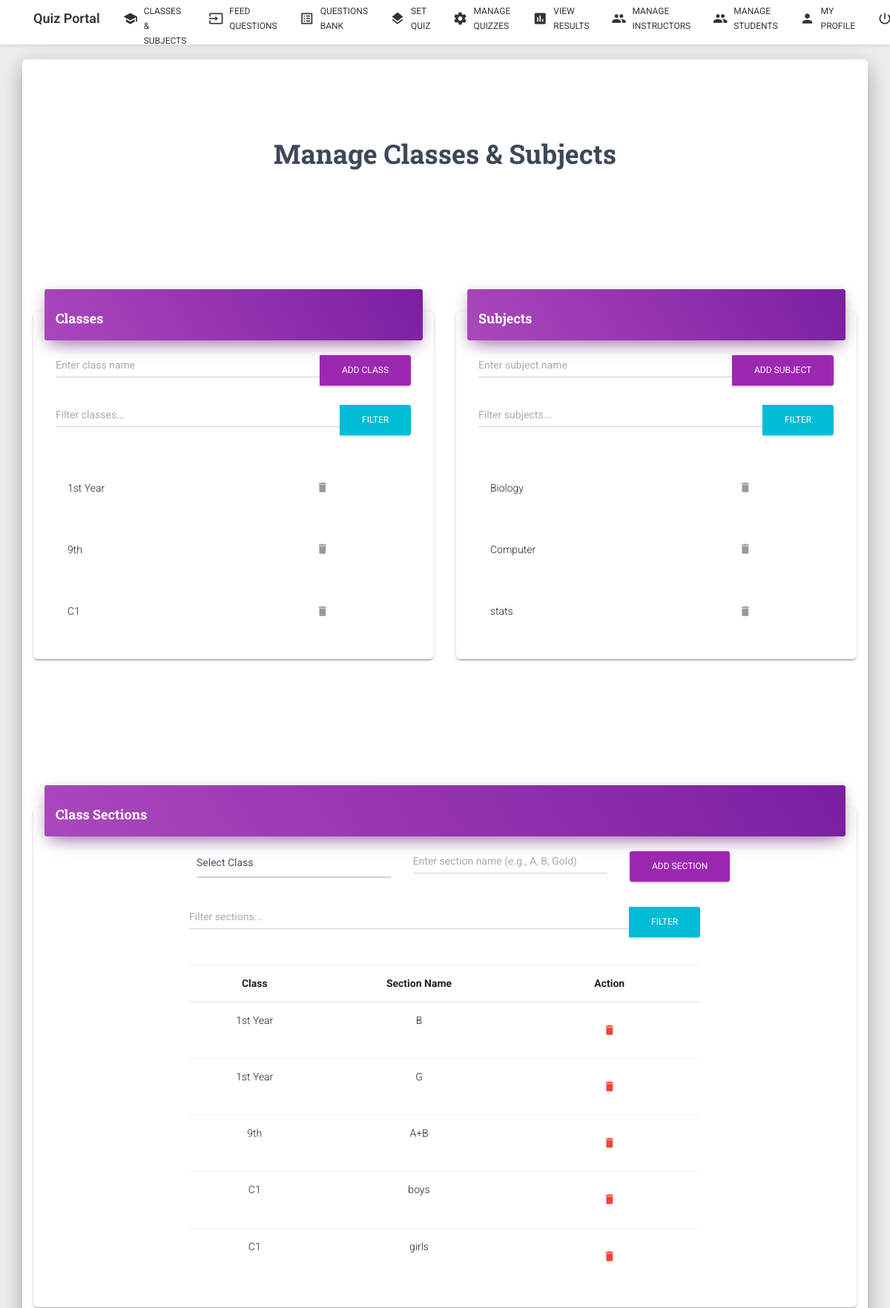
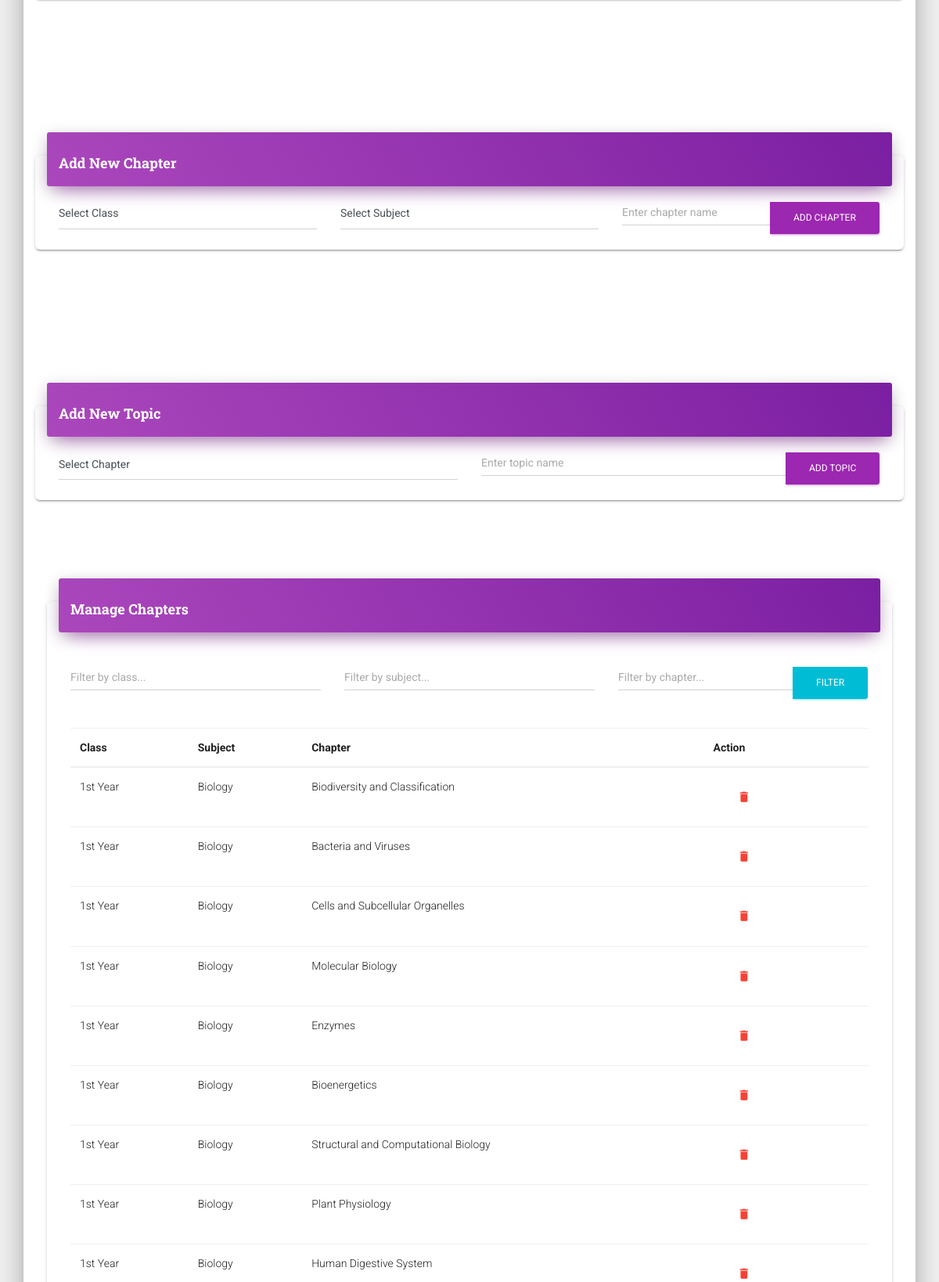
Screenshot of /code/manage_classes_subjects.php (signed in, upper part) with the database file from the repository (2 pictures, top to bottom).
### tables this page shows
CREATE TABLE `classes` (
  `class_id` int(11) NOT NULL,
  `class_name` varchar(255) NOT NULL,
  `instructor_email` varchar(50) NOT NULL,
  `created_at` timestamp NOT NULL DEFAULT current_timestamp(),
  `updated_at` timestamp NOT NULL DEFAULT current_timestamp() ON UPDATE current_timestamp()
);

CREATE TABLE `subjects` (
  `subject_id` int(11) NOT NULL,
  `subject_name` varchar(255) NOT NULL
);

CREATE TABLE `class_sections` (
  `id` int(11) NOT NULL,
  `class_id` int(11) NOT NULL,
  `section_name` varchar(50) NOT NULL,
  `created_at` timestamp NOT NULL DEFAULT current_timestamp(),
  `updated_at` timestamp NOT NULL DEFAULT current_timestamp() ON UPDATE current_timestamp()
);

CREATE TABLE `chapters` (
  `chapter_id` int(11) NOT NULL,
  `class_id` int(11) NOT NULL,
  `subject_id` int(11) NOT NULL,
  `chapter_name` varchar(255) NOT NULL,
  `chapter_number` int(11) NOT NULL,
  `description` text DEFAULT NULL,
  `learning_objectives` text DEFAULT NULL,
  `status` enum('active','inactive','draft') NOT NULL DEFAULT 'active',
  `difficulty_level` enum('beginner','intermediate','advanced') DEFAULT 'intermediate',
  `estimated_hours` int(11) DEFAULT NULL,
  `prerequisites` text DEFAULT NULL,
  `created_at` timestamp NOT NULL DEFAULT current_timestamp(),
  `updated_at` timestamp NOT NULL DEFAULT current_timestamp() ON UPDATE current_timestamp()
);

### code/manage_classes_subjects.php (the view, shortened to what the rows shown need)
<?php
include "database.php";
$items_per_page = 10;
$current_page = isset($_GET['page']) ? (int)$_GET['page'] : 1;
$class_filter = isset($_GET['class_filter']) ? $_GET['class_filter'] : '';
$subject_filter = isset($_GET['subject_filter']) ? $_GET['subject_filter'] : '';
$classes = [];
$class_search = "%" . $class_filter . "%";
$offset_classes = ($current_page - 1) * $items_per_page;
$sql_classes = "SELECT * FROM classes WHERE class_name LIKE ? ORDER BY class_name LIMIT ?, ?";
$stmt = $conn->prepare($sql_classes);
$stmt->bind_param("sii", $class_search, $offset_classes, $items_per_page);
$stmt->execute();
$result_classes = $stmt->get_result();
if ($result_classes) {
    while ($row = $result_classes->fetch_assoc()) {
        $classes[] = $row;
    }
}
$subjects = [];
$subject_search = "%" . $subject_filter . "%";
$offset_subjects = ($current_page - 1) * $items_per_page;
$sql_subjects = "SELECT * FROM subjects WHERE subject_name LIKE ? ORDER BY subject_name LIMIT ?, ?";
$stmt = $conn->prepare($sql_subjects);
$stmt->bind_param("sii", $subject_search, $offset_subjects, $items_per_page);
$stmt->execute();
$result_subjects = $stmt->get_result();
if ($result_subjects) {
    while ($row = $result_subjects->fetch_assoc()) {
        $subjects[] = $row;
    }
}
$chapters = [];
$params = [];
$types = "";
$sql_base = "SELECT c.chapter_id as id, c.chapter_name, c.chapter_number, cl.class_name, s.subject_name
             FROM chapters c
             JOIN classes cl ON c.class_id = cl.class_id
             JOIN subjects s ON c.subject_id = s.subject_id
             WHERE 1=1";
$offset_chapters = ($current_page - 1) * $items_per_page;
$sql_chapters = $sql_base . " ORDER BY cl.class_name, s.subject_name, c.chapter_number LIMIT ?, ?";
$stmt = $conn->prepare($sql_chapters);
$params[] = $offset_chapters;
$types .= "i";
$params[] = $items_per_page;
$types .= "i";
if (!empty($params)) {
    $stmt->bind_param($types, ...$params);
}
$stmt->execute();
$result_chapters = $stmt->get_result();
if ($result_chapters) {
    while ($row = $result_chapters->fetch_assoc()) {
        $chapters[] = $row;
    }
}
$class_sections = [];
$params = [];
$types = "";
$sql_base = "SELECT cs.id, cs.section_name, cs.class_id, c.class_name
             FROM class_sections cs
             JOIN classes c ON cs.class_id = c.class_id
             WHERE 1=1";
$offset_sections = ($current_page - 1) * $items_per_page;
$sql_sections = $sql_base . " ORDER BY c.class_name, cs.section_name LIMIT ?, ?";
$stmt = $conn->prepare($sql_sections);
$params[] = $offset_sections;
$types .= "i";
$params[] = $items_per_page;
$types .= "i";
if (!empty($params)) {
    $stmt->bind_param($types, ...$params);
}
$stmt->execute();
$result_sections = $stmt->get_result();
if ($result_sections) {
    while ($row = $result_sections->fetch_assoc()) {
        $class_sections[] = $row;
    }
}
?>
<!DOCTYPE html>
<html lang="en">
<head>
    <link rel="stylesheet" href="https://cdnjs.cloudflare.com/ajax/libs/font-awesome/6.4.0/css/all.min.css">
    <link href="./assets/css/material-kit.css?v=2.0.4" rel="stylesheet" />
</head>
<body class="landing-page sidebar-collapse">
    <div class="wrapper">
        <div class="main main-raised">
            <div class="container">
                <div class="section text-center">
                    <h2 class="title">Manage Classes & Subjects</h2>
                </div>
                <div class="section">
                    <div class="row">
                        <div class="col-md-6">
                            <div class="card">
                                <div class="card-body">
                                    <div class="list-group">
                                        <?php foreach ($classes as $class): ?>
                                        <div class="list-group-item">
                                            <?php echo htmlspecialchars($class['class_name']); ?>
                                            <form method="post" style="display: inline;">
                                                <button type="submit" class="btn btn-link delete-btn" onclick="return confirm('Are you sure you want to delete this class?');">
                                                    <i class="material-icons">delete</i>
                                                </button>
                                            </form>
                                        </div>
                                        <?php endforeach; ?>
                                    </div>
                                </div>
                            </div>
                        </div>
                        <div class="col-md-6">
                            <div class="card">
                                <div class="card-body">
                                    <div class="list-group">
                                        <?php foreach ($subjects as $subject): ?>
                                        <div class="list-group-item">
                                            <?php echo htmlspecialchars($subject['subject_name']); ?>
                                            <form method="post" style="display: inline;">
                                                <button type="submit" class="btn btn-link delete-btn" onclick="return confirm('Are you sure you want to delete this subject?');">
                                                    <i class="material-icons">delete</i>
                                                </button>
                                            </form>
                                        </div>
                                        <?php endforeach; ?>
                                    </div>
                                </div>
                            </div>
                        </div>
                    </div>
                </div>
                <div class="section">
                    <div class="row">
                        <div class="col-md-12">
                            <div class="card">
                                <div class="card-body">
                                    <div class="row mt-2">
                                        <div class="col-md-8 offset-md-2">
                                            <div class="table-responsive">
                                                <table class="table">
                                                    <thead>
                                                        <tr>
                                                            <th class="text-center">Class</th>
                                                            <th class="text-center">Section Name</th>
                                                            <th class="text-center">Action</th>
                                                        </tr>
                                                    </thead>
                                                    <tbody>
                                                        <?php if (empty($class_sections)): ?>
                                                        <tr>
                                                            <td colspan="3" class="text-center">No sections found</td>
                                                        </tr>
                                                        <?php else: ?>
                                                            <?php foreach ($class_sections as $section): ?>
                                                            <tr>
                                                                <td class="text-center"><?php echo htmlspecialchars($section['class_name']); ?></td>
                                                                <td class="text-center"><?php echo htmlspecialchars($section['section_name']); ?></td>
                                                                <td class="text-center">
                                                                    <form method="post" style="display: inline;">
                                                                        <button type="submit" class="btn btn-link text-danger" onclick="return confirm('Are you sure you want to delete this section?');">
                                                                            <i class="material-icons">delete</i>
                                                                        </button>
                                                                    </form>
                                                                </td>
                                                            </tr>
                                                            <?php endforeach; ?>
                                                        <?php endif; ?>
                                                    </tbody>
                                                </table>
                                            </div>
                                        </div>
                                    </div>
                                </div>
                            </div>
                        </div>
                    </div>
                </div>
                <div class="col-md-12">
                    <div class="card">
                        <div class="card-body">
                            <div class="table-responsive">
                                <table class="table">
                                    <thead>
                                        <tr>
                                            <th>Class</th>
                                            <th>Subject</th>
                                            <th>Chapter</th>
                                            <th>Action</th>
                                        </tr>
                                    </thead>
                                    <tbody>
                                        <?php foreach ($chapters as $chapter): ?>
                                        <tr>
                                            <td><?php echo htmlspecialchars($chapter['class_name']); ?></td>
                                            <td><?php echo htmlspecialchars($chapter['subject_name']); ?></td>
                                            <td><?php echo htmlspecialchars($chapter['chapter_name']); ?></td>
                                            <td>
                                                <form method="post" style="display: inline;">
                                                    <button type="submit" class="btn btn-link text-danger" onclick="return confirm('Are you sure you want to delete this chapter?');">
                                                        <i class="material-icons">delete</i>
                                                    </button>
                                                </form>
                                            </td>
                                        </tr>
                                        <?php endforeach; ?>
                                    </tbody>
                                </table>
                            </div>
                        </div>
                    </div>
                </div>
            </div>
        </div>
    </div>
</body>
</html>

### rows the page displays
classes: class_name "1st Year"
classes: class_name "9th"
classes: class_name "C1"
subjects: subject_name "Biology"
subjects: subject_name "Computer"
subjects: subject_name "stats"
class_sections: class.class_name "1st Year", section_name "B"
class_sections: class.class_name "1st Year", section_name "G"
class_sections: class.class_name "9th", section_name "A+B"
class_sections: class.class_name "C1", section_name "boys"
class_sections: class.class_name "C1", section_name "girls"
chapters: class.class_name "1st Year", subject.subject_name "Biology", chapter_name "Biodiversity and Classification"
chapters: class.class_name "1st Year", subject.subject_name "Biology", chapter_name "Bacteria and Viruses"
chapters: class.class_name "1st Year", subject.subject_name "Biology", chapter_name "Cells and Subcellular Organelles"
chapters: class.class_name "1st Year", subject.subject_name "Biology", chapter_name "Molecular Biology"
chapters: class.class_name "1st Year", subject.subject_name "Biology", chapter_name "Enzymes"
chapters: class.class_name "1st Year", subject.subject_name "Biology", chapter_name "Bioenergetics"
chapters: class.class_name "1st Year", subject.subject_name "Biology", chapter_name "Structural and Computational Biology"
chapters: class.class_name "1st Year", subject.subject_name "Biology", chapter_name "Plant Physiology"
chapters: class.class_name "1st Year", subject.subject_name "Biology", chapter_name "Human Digestive System"
